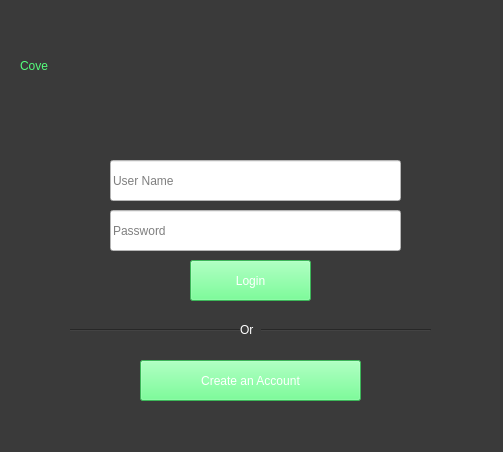
<?xml version="1.0" encoding="UTF-8"?>
<ui version="4.0">
 <class>ChatLogin</class>
 <widget class="QMainWindow" name="ChatLogin">
  <property name="geometry">
   <rect>
    <x>0</x>
    <y>0</y>
    <width>503</width>
    <height>452</height>
   </rect>
  </property>
  <property name="windowTitle">
   <string>Cove Login</string>
  </property>
  <property name="styleSheet">
   <string notr="true">background-color: rgb(58, 58, 58);</string>
  </property>
  <widget class="QWidget" name="centralWidget">
   <widget class="QLabel" name="Cove_label">
    <property name="geometry">
     <rect>
      <x>20</x>
      <y>10</y>
      <width>281</width>
      <height>111</height>
     </rect>
    </property>
    <property name="styleSheet">
     <string notr="true">font: 75 italic 72pt &quot;Gabriola&quot;;
color: rgb(84,255,124);</string>
    </property>
    <property name="text">
     <string>Cove</string>
    </property>
   </widget>
   <widget class="QLineEdit" name="lineEdit_Username">
    <property name="geometry">
     <rect>
      <x>110</x>
      <y>160</y>
      <width>291</width>
      <height>41</height>
     </rect>
    </property>
    <property name="styleSheet">
     <string notr="true">background-color: rgb(255, 255, 255);
font: 63 12pt &quot;Segoe UI Semibold&quot;;
border-color: rgb(0, 204, 255);
</string>
    </property>
    <property name="placeholderText">
     <string>User Name</string>
    </property>
   </widget>
   <widget class="QLineEdit" name="lineEdit_Password">
    <property name="geometry">
     <rect>
      <x>110</x>
      <y>210</y>
      <width>291</width>
      <height>41</height>
     </rect>
    </property>
    <property name="focusPolicy">
     <enum>Qt::ClickFocus</enum>
    </property>
    <property name="styleSheet">
     <string notr="true">background-color: rgb(255, 255, 255);
border-color: rgb(0, 204, 255);
font: 63 12pt &quot;Segoe UI Semibold&quot;;</string>
    </property>
    <property name="echoMode">
     <enum>QLineEdit::Password</enum>
    </property>
    <property name="placeholderText">
     <string>Password</string>
    </property>
   </widget>
   <widget class="Line" name="line">
    <property name="geometry">
     <rect>
      <x>70</x>
      <y>320</y>
      <width>361</width>
      <height>20</height>
     </rect>
    </property>
    <property name="orientation">
     <enum>Qt::Horizontal</enum>
    </property>
   </widget>
   <widget class="QPushButton" name="pushButton_Login">
    <property name="geometry">
     <rect>
      <x>190</x>
      <y>260</y>
      <width>121</width>
      <height>41</height>
     </rect>
    </property>
    <property name="cursor">
     <cursorShape>PointingHandCursor</cursorShape>
    </property>
    <property name="styleSheet">
     <string notr="true">background-color: rgb(84, 255, 124);
color: rgb(255, 255, 255);</string>
    </property>
    <property name="text">
     <string>Login</string>
    </property>
   </widget>
   <widget class="QPushButton" name="pushButton_CreateAccount">
    <property name="geometry">
     <rect>
      <x>140</x>
      <y>360</y>
      <width>221</width>
      <height>41</height>
     </rect>
    </property>
    <property name="cursor">
     <cursorShape>PointingHandCursor</cursorShape>
    </property>
    <property name="styleSheet">
     <string notr="true">background-color: rgb(84, 255, 124);
color: rgb(255, 255, 255);</string>
    </property>
    <property name="text">
     <string>Create an Account</string>
    </property>
   </widget>
   <widget class="QLabel" name="Or_label">
    <property name="geometry">
     <rect>
      <x>240</x>
      <y>320</y>
      <width>21</width>
      <height>19</height>
     </rect>
    </property>
    <property name="styleSheet">
     <string notr="true">color: rgb(255, 255, 255);</string>
    </property>
    <property name="text">
     <string>Or</string>
    </property>
   </widget>
   <widget class="QLabel" name="label">
    <property name="geometry">
     <rect>
      <x>110</x>
      <y>140</y>
      <width>291</width>
      <height>20</height>
     </rect>
    </property>
    <property name="styleSheet">
     <string notr="true">color: rgb(215, 28, 28);</string>
    </property>
    <property name="text">
     <string/>
    </property>
   </widget>
  </widget>
  <widget class="QMenuBar" name="menuBar">
   <property name="geometry">
    <rect>
     <x>0</x>
     <y>0</y>
     <width>503</width>
     <height>27</height>
    </rect>
   </property>
  </widget>
 </widget>
 <layoutdefault spacing="6" margin="11"/>
 <resources/>
 <connections/>
</ui>
